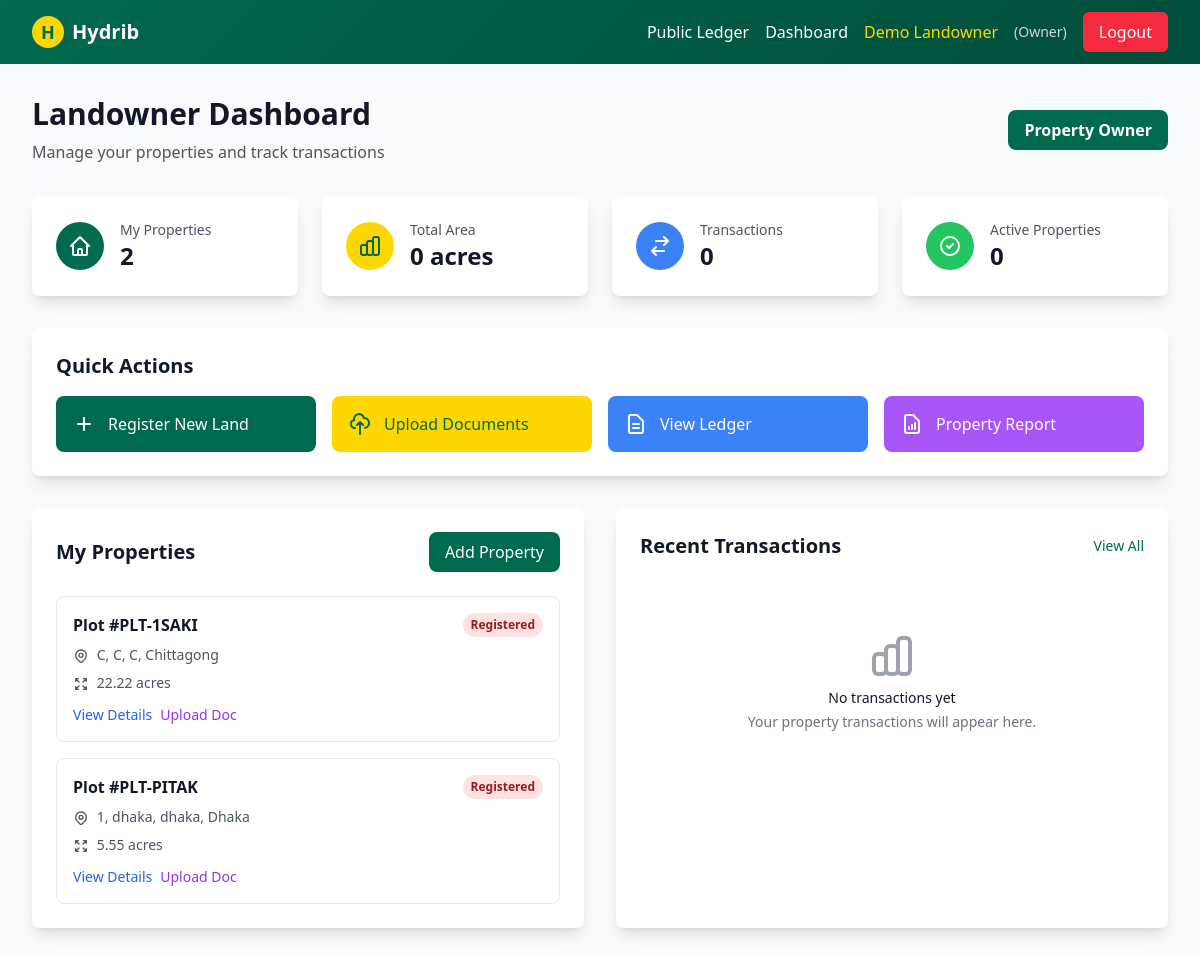
/dashboard (signed in), run on the app's committed database.
### tables this page shows
CREATE TABLE land_records (
            id INTEGER PRIMARY KEY AUTOINCREMENT,
            plot_number TEXT UNIQUE NOT NULL,
            khatian_number TEXT,
            dag_number TEXT,
            owner_id INTEGER,
            area REAL NOT NULL,
            market_value INTEGER NOT NULL,
            land_type TEXT NOT NULL,
            division TEXT NOT NULL,
            district TEXT NOT NULL,
            upazila TEXT NOT NULL,
            mouza TEXT,
            address TEXT NOT NULL,
            description TEXT,
            location TEXT,
            status TEXT DEFAULT 'registered',
            hash_value TEXT NOT NULL,
            created_at TIMESTAMP DEFAULT CURRENT_TIMESTAMP,
            FOREIGN KEY (owner_id) REFERENCES users (id)
        );

### app.py (the view, shortened to what this page needs)
@app.route('/dashboard')
@login_required
def dashboard():
    user_role = session.get('user_role')
    user_id = session.get('user_id')
    login_time = session.get('login_time')
    if login_time:
        login_datetime = datetime.datetime.fromisoformat(login_time)
        session_timeout = app.config.get('SESSION_TIMEOUT', 7200)  # 2 hours default
        if (datetime.datetime.now() - login_datetime).total_seconds() > session_timeout:
            session.clear()
            flash('Session expired. Please login again.', 'warning')
            return redirect(url_for('login'))
    conn = get_db_connection()
    if user_role == 'admin':
        pending_transactions = conn.execute(
            '''SELECT t.*, l.plot_number, l.address,
                      u1.full_name as from_user, u2.full_name as to_user
               FROM transactions t
               JOIN land_records l ON t.property_id = l.id
               LEFT JOIN users u1 ON t.seller_id = u1.id
               LEFT JOIN users u2 ON u2.email = t.buyer_email
               WHERE t.status = 'pending'
               ORDER BY t.created_at DESC'''
        ).fetchall()
        total_lands = conn.execute('SELECT COUNT(*) as count FROM land_records').fetchone()['count']
        total_users = conn.execute('SELECT COUNT(*) as count FROM users').fetchone()['count']
        total_transactions = conn.execute('SELECT COUNT(*) as count FROM transactions').fetchone()['count']
        conn.close()
        return render_template('admin_dashboard.html',
                             pending_transactions=pending_transactions,
                             total_lands=total_lands,
                             total_users=total_users,
                             total_transactions=total_transactions)
    elif user_role == 'owner':
        properties = conn.execute(
            'SELECT * FROM land_records WHERE owner_id = ? ORDER BY created_at DESC',
            (user_id,)
        ).fetchall()
        transactions = conn.execute(
            '''SELECT t.*, l.plot_number, l.address
               FROM transactions t
               JOIN land_records l ON t.property_id = l.id
               WHERE t.seller_id = ?
               ORDER BY t.created_at DESC LIMIT 10''',
            (user_id,)
        ).fetchall()
        conn.close()
        return render_template('owner_dashboard.html',
                             properties=properties,
                             transactions=transactions)

### templates/owner_dashboard.html (shortened to what this page needs)
{% extends "base.html" %}
{% block content %}
<div class="min-h-screen bg-gray-50 py-8">
    <div class="max-w-7xl mx-auto px-4 sm:px-6 lg:px-8">
        <div class="mb-8">
            <div class="flex items-center justify-between">
                <div>
                    <h1 class="text-3xl font-bold text-gray-900">Landowner Dashboard</h1>
                    <p class="text-gray-600 mt-2">Manage your properties and track transactions</p>
                </div>
                <div class="flex items-center space-x-4">
                    <div class="bg-bangladesh-green text-white px-4 py-2 rounded-lg">
                        <span class="font-semibold">Property Owner</span>
                    </div>
                </div>
            </div>
        </div>
        <div class="grid grid-cols-1 md:grid-cols-2 lg:grid-cols-4 gap-6 mb-8">
            <div class="bg-white rounded-lg shadow-lg p-6 card-hover">
                <div class="flex items-center">
                    <div class="w-12 h-12 bg-bangladesh-green rounded-full flex items-center justify-center">
                        <svg class="w-6 h-6 text-white" fill="none" stroke="currentColor" viewBox="0 0 24 24">
                            <path stroke-linecap="round" stroke-linejoin="round" stroke-width="2" d="M3 12l2-2m0 0l7-7 7 7M5 10v10a1 1 0 001 1h3m10-11l2 2m-2-2v10a1 1 0 01-1 1h-3m-6 0a1 1 0 001-1v-4a1 1 0 011-1h2a1 1 0 011 1v4a1 1 0 001 1m-6 0h6"></path>
                        </svg>
                    </div>
                    <div class="ml-4">
                        <p class="text-sm font-medium text-gray-600">My Properties</p>
                        <p class="text-2xl font-bold text-gray-900">{{ properties|length }}</p>
                    </div>
                </div>
            </div>
            <div class="bg-white rounded-lg shadow-lg p-6 card-hover">
                <div class="flex items-center">
                    <div class="w-12 h-12 bg-bangladesh-gold rounded-full flex items-center justify-center">
                    </div>
                    <div class="ml-4">
                        <p class="text-sm font-medium text-gray-600">Total Area</p>
                        <p class="text-2xl font-bold text-gray-900">{% set total_area = 0 %}{% for prop in properties %}{% set total_area = total_area + (prop.area|extract_area) %}{% endfor %}{{ total_area|round(2) }} acres</p>
                    </div>
                </div>
            </div>
            <div class="bg-white rounded-lg shadow-lg p-6 card-hover">
                <div class="flex items-center">
                    <div class="w-12 h-12 bg-blue-500 rounded-full flex items-center justify-center">
                        <svg class="w-6 h-6 text-white" fill="none" stroke="currentColor" viewBox="0 0 24 24">
                            <path stroke-linecap="round" stroke-linejoin="round" stroke-width="2" d="M8 7h12m0 0l-4-4m4 4l-4 4m0 6H4m0 0l4 4m-4-4l4-4"></path>
                        </svg>
                    </div>
                    <div class="ml-4">
                        <p class="text-sm font-medium text-gray-600">Transactions</p>
                        <p class="text-2xl font-bold text-gray-900">{{ transactions|length }}</p>
                    </div>
                </div>
            </div>
            <div class="bg-white rounded-lg shadow-lg p-6 card-hover">
                <div class="flex items-center">
                    <div class="w-12 h-12 bg-green-500 rounded-full flex items-center justify-center">
                        <svg class="w-6 h-6 text-white" fill="none" stroke="currentColor" viewBox="0 0 24 24">
                            <path stroke-linecap="round" stroke-linejoin="round" stroke-width="2" d="M9 12l2 2 4-4m6 2a9 9 0 11-18 0 9 9 0 0118 0z"></path>
                        </svg>
                    </div>
                    <div class="ml-4">
                        <p class="text-sm font-medium text-gray-600">Active Properties</p>
                        <p class="text-2xl font-bold text-gray-900">{{ properties|selectattr('status', 'equalto', 'active')|list|length }}</p>
                    </div>
                </div>
            </div>
        </div>
        <div class="bg-white rounded-lg shadow-lg p-6 mb-8">
            <h2 class="text-xl font-bold text-gray-900 mb-4">Quick Actions</h2>
            <div class="grid grid-cols-1 md:grid-cols-2 lg:grid-cols-4 gap-4">
                <a href="{{ url_for('register_land') }}" class="flex items-center p-4 bg-bangladesh-green text-white rounded-lg hover:bg-dark-green transition-colors duration-200">
                    <svg class="w-6 h-6 mr-3" fill="none" stroke="currentColor" viewBox="0 0 24 24">
                        <path stroke-linecap="round" stroke-linejoin="round" stroke-width="2" d="M12 6v6m0 0v6m0-6h6m-6 0H6"></path>
                    </svg>
                    <span class="font-medium">Register New Land</span>
                </a>
                <a href="/upload-documents" class="flex items-center p-4 bg-bangladesh-gold text-bangladesh-green rounded-lg hover:bg-yellow-500 transition-colors duration-200">
                    <svg class="w-6 h-6 mr-3" fill="none" stroke="currentColor" viewBox="0 0 24 24">
                        <path stroke-linecap="round" stroke-linejoin="round" stroke-width="2" d="M7 16a4 4 0 01-.88-7.903A5 5 0 1115.9 6L16 6a5 5 0 011 9.9M15 13l-3-3m0 0l-3 3m3-3v12"></path>
                    </svg>
                    <span class="font-medium">Upload Documents</span>
                </a>
                <a href="/ledger" class="flex items-center p-4 bg-blue-500 text-white rounded-lg hover:bg-blue-600 transition-colors duration-200">
                    <svg class="w-6 h-6 mr-3" fill="none" stroke="currentColor" viewBox="0 0 24 24">
                        <path stroke-linecap="round" stroke-linejoin="round" stroke-width="2" d="M9 12h6m-6 4h6m2 5H7a2 2 0 01-2-2V5a2 2 0 012-2h5.586a1 1 0 01.707.293l5.414 5.414a1 1 0 01.293.707V19a2 2 0 01-2 2z"></path>
                    </svg>
                    <span class="font-medium">View Ledger</span>
                </a>
                <button onclick="generatePropertyReport()" class="flex items-center p-4 bg-purple-500 text-white rounded-lg hover:bg-purple-600 transition-colors duration-200">
                    <svg class="w-6 h-6 mr-3" fill="none" stroke="currentColor" viewBox="0 0 24 24">
                        <path stroke-linecap="round" stroke-linejoin="round" stroke-width="2" d="M9 17v-2m3 2v-4m3 4v-6m2 10H7a2 2 0 01-2-2V5a2 2 0 012-2h5.586a1 1 0 01.707.293l5.414 5.414a1 1 0 01.293.707V19a2 2 0 01-2 2z"></path>
                    </svg>
                    <span class="font-medium">Property Report</span>
                </button>
            </div>
        </div>
        <div class="grid grid-cols-1 lg:grid-cols-2 gap-8">
            <div class="bg-white rounded-lg shadow-lg p-6">
                <div class="flex items-center justify-between mb-6">
                    <h2 class="text-xl font-bold text-gray-900">My Properties</h2>
                    <a href="{{ url_for('register_land') }}" class="bg-bangladesh-green text-white px-4 py-2 rounded-lg hover:bg-dark-green transition-colors duration-200">
                        Add Property
                    </a>
                </div>
                {% if properties %}
                    <div class="space-y-4">
                        {% for property in properties %}
                        <div class="border border-gray-200 rounded-lg p-4 hover:shadow-md transition-shadow duration-200">
                            <div class="flex items-center justify-between mb-2">
                                <h3 class="font-semibold text-gray-900">Plot #{{ property.plot_number }}</h3>
                                <span class="inline-flex px-2 py-1 text-xs font-semibold rounded-full {% if property.status == 'active' %}bg-green-100 text-green-800{% elif property.status == 'pending_transfer' %}bg-yellow-100 text-yellow-800{% else %}bg-red-100 text-red-800{% endif %}">
                                    {{ property.status|replace('_', ' ')|title }}
                                </span>
                            </div>
                            <p class="text-gray-600 text-sm mb-2">
                                {{ property.location }}
                            </p>
                            <p class="text-gray-600 text-sm mb-3">
                                <svg class="w-4 h-4 inline mr-1" fill="none" stroke="currentColor" viewBox="0 0 24 24">
                                    <path stroke-linecap="round" stroke-linejoin="round" stroke-width="2" d="M4 8V4m0 0h4M4 4l5 5m11-1V4m0 0h-4m4 0l-5 5M4 16v4m0 0h4m-4 0l5-5m11 5l-5-5m5 5v-4m0 4h-4"></path>
                                </svg>
                                {{ property.area }} acres
                            </p>
                            <div class="flex space-x-2">
                                <button onclick="viewPropertyDetails('{{ property.id }}')" class="text-blue-600 hover:text-blue-800 text-sm font-medium">
                                    View Details
                                </button>
                                <a href="{{ url_for('upload_documents', property_id=property.id) }}" class="text-purple-600 hover:text-purple-800 text-sm font-medium">
                                    Upload Doc
                                </a>
                            </div>
                        </div>
                        {% endfor %}
                    </div>
                {% endif %}
            </div>
            <div class="bg-white rounded-lg shadow-lg p-6">
                <div class="flex items-center justify-between mb-6">
                    <h2 class="text-xl font-bold text-gray-900">Recent Transactions</h2>
                    <a href="/ledger" class="text-bangladesh-green hover:text-dark-green text-sm font-medium">
                        View All
                    </a>
                </div>
                {% if transactions %}
                    <div class="space-y-4">
                        {% for transaction in transactions %}
                        <div class="border border-gray-200 rounded-lg p-4">
                            <div class="flex items-center justify-between mb-2">
                                <h3 class="font-semibold text-gray-900">{{ transaction.plot_number }}</h3>
                                <span class="inline-flex px-2 py-1 text-xs font-semibold rounded-full {% if transaction.status == 'completed' %}bg-green-100 text-green-800{% elif transaction.status == 'pending' %}bg-yellow-100 text-yellow-800{% elif transaction.status == 'approved' %}bg-blue-100 text-blue-800{% else %}bg-red-100 text-red-800{% endif %}">
                                    {{ transaction.status|title }}
                                </span>
                            </div>
                            <p class="text-gray-600 text-sm mb-2">
                                Type: {{ transaction.transaction_type|title }}
                            </p>
                            <p class="text-gray-600 text-sm mb-2">
                                Location: {{ transaction.location }}
                            </p>
                            <p class="text-gray-500 text-xs">
                                {{ transaction.created_at[:16].replace('T', ' ') if transaction.created_at else 'N/A' }}
                            </p>
                        </div>
                        {% endfor %}
                    </div>
                {% else %}
                    <div class="text-center py-12">
                        <h3 class="mt-2 text-sm font-medium text-gray-900">No transactions yet</h3>
                        <p class="mt-1 text-sm text-gray-500">Your property transactions will appear here.</p>
                    </div>
                {% endif %}
            </div>
        </div>
    </div>
</div>
{% endblock %}

### data on the page
land_records: plot_number "PLT-1SAKI", status "Registered", location "C, C, C, Chittagong", area "22.22"
land_records: plot_number "PLT-PITAK", status "Registered", location "1, dhaka, dhaka, Dhaka", area "5.55"

### other printed values
{{ session.user_name }} "Demo Landowner"
{{ session.user_role|title }} "Owner"
{{ properties|length }} "2"
{{ total_area|round(2) }} "0"
{{ transactions|length }} "0"
{{ properties|selectattr('status', 'equalto', 'active')|list|length }} "0"
